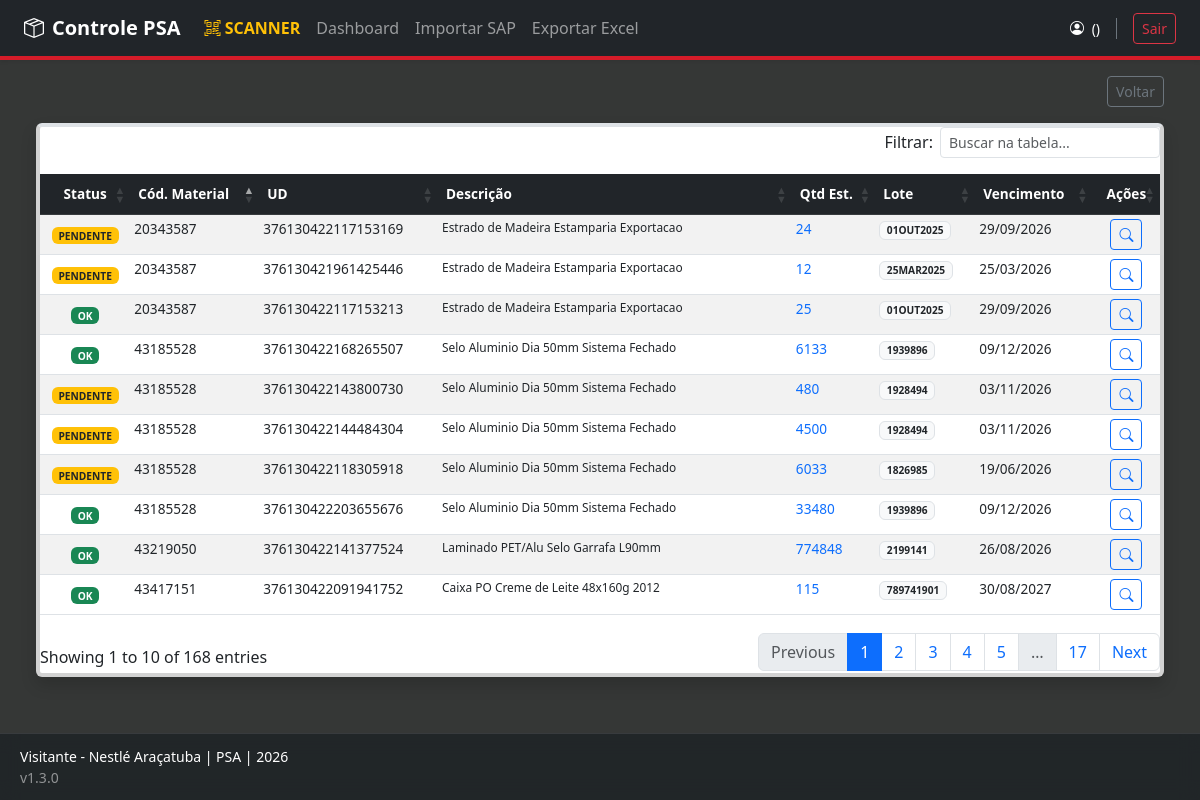
The app's page /reports/lista/encontrados with its own data.
### app/models/material.py (models this page shows)
class MaterialPSA(db.Model):
    __tablename__ = 'material_psa'
    id = db.Column(db.Integer, primary_key=True)
    unidade_deposito = db.Column(db.String(50), unique=True, nullable=False) # UD
    cod_material = db.Column(db.String(50), nullable=False)
    desc_material = db.Column(db.String(200))
    lote = db.Column(db.String(50))
    posicao_deposito = db.Column(db.String(50))
    tipo_deposito = db.Column(db.String(20)) # PSA, Depósito Fixo, etc.
    quantidade_estoque = db.Column(db.Float, default=0.0)
    unidade_medida = db.Column(db.String(10)) # PC, KG, UN
    data_vencimento = db.Column(db.Date)
    data_ultimo_mov = db.Column(db.Date)
    data_importacao = db.Column(db.DateTime, default=datetime.utcnow)
    conferido = db.Column(db.Boolean, default=False)
    data_conferencia = db.Column(db.DateTime)
    conferente_sap = db.Column(db.String(20)) # Removi a FK temporariamente para evitar erro se a tabela usuarios não existir
    possui_divergencia = db.Column(db.Boolean, default=False)
    observacao_conferente = db.Column(db.Text)
    def to_dict(self):
        return {
            "id": self.id,
            "ud": self.unidade_deposito,
            "material": self.cod_material,
            "descricao": self.desc_material,
            "lote": self.lote or "S/L",
            "posicao": self.posicao_deposito or "S/P",
            "tipdep": self.tipo_deposito,
            "qtd": f"{self.quantidade_estoque:.0f}",
            "unidade": self.unidade_medida,
            "vencimento": self.data_vencimento.strftime('%d/%m/%Y') if self.data_vencimento else "S/V",
            "ult_mov": self.data_ultimo_mov.strftime('%d/%m/%Y') if self.data_ultimo_mov else "---",
            "status": "CONFERIDO" if self.conferido else "PENDENTE",
            "alerta_risco": self.possui_divergencia,
            "observacao": self.observacao_conferente or ""
        }

### app/routes/reports.py (the view)
@bp.route('/lista/<tipo>')
def lista_materiais(tipo):
    data_filtro = request.args.get('data_filtro')
    if tipo == 'pendentes':
        query = MaterialPSA.query.filter_by(conferido=False)
    elif tipo == 'conferidos':
        query = MaterialPSA.query.filter_by(conferido=True)
    else:
        query = MaterialPSA.query
    if data_filtro and data_filtro != 'None':
        materiais = [m for m in query.all() if m.data_importacao.strftime('%d/%m/%Y') == data_filtro]
    else:
        materiais = query.all()
    return render_template('reports/lista.html', materiais=materiais, tipo=tipo, data_atual=data_filtro)

### run.py (called while the page is built, shortened)
@app.context_processor
def inject_global_metrics():
    if not current_user.is_authenticated or request.endpoint in ['login', 'registrar']:
        return {}

### app/templates/reports/lista.html (shortened to what this page needs)
{% extends "base.html" %}
{% block content %}
<div class="container-fluid">
    <div class="d-flex justify-content-between align-items-center mb-3 no-print">
        <div>
            <a href="{{ url_for('main.dashboard') }}" class="btn btn-sm btn-outline-secondary">Voltar</a>
        </div>
    </div>
    <div class="card shadow border-top border-4 border-{{ cor }}">
        <div class="card-body p-0">
            <div class="table-responsive" style="max-height: 70vh; overflow-y: auto;">
               <table class="table table-striped table-hover table-sm mb-0 text-nowrap tabela-dinamica">
                    <thead class="table-dark sticky-top">
                        <tr>
                            <th class="text-center">Status</th>
                            <th>Cód. Material</th>
                            <th>UD</th>
                            <th>Descrição</th>
                            <th>Qtd Est.</th>
                            <th>Lote</th>
                            <th>Vencimento</th>
                            <th class="text-center">Ações</th>
                        </tr>
                    </thead>
                    <tbody>
                        {% for m in materiais %}
                        <tr>
                            <td class="text-center align-middle">
                                {% if m.conferido %}
                                    <span class="badge bg-success">OK</span>
                                {% else %}
                                    <span class="badge bg-warning text-dark">PENDENTE</span>
                                {% endif %}
                            </td>
                            <td>{{ m.cod_material }}</td>
                            <td class="text-ud-font">{{ m.unidade_deposito }}</td>
                            <td class="small">{{ m.desc_material or m.cod_material }}</td>
                            <td class="text-primary text-ud-font">{{ m.quantidade_estoque|int }}</td>
                            <td><span class="badge bg-light text-dark border">{{ m.lote or 'S/L' }}</span></td>
                            <td class="{% if m.data_vencimento and m.data_vencimento < now.date() %}text-danger text-ud-font{% endif %}">
                                {{ m.data_vencimento.strftime('%d/%m/%Y') if m.data_vencimento else 'S/V' }}
                            </td>
                            <td class="text-center">
                                <button class="btn btn-outline-primary btn-sm" onclick='abrirDetalhes({{ m.to_dict() | tojson | safe }})'>
                                    <i class="bi bi-search"></i>
                                </button>
                            </td>
                        </tr>
                        {% endfor %}
                    </tbody>
                </table>
            </div>
        </div>
    </div>
</div>
{% endblock %}

### app/templates/base.html (style rules this page uses)
:root { --nestle-red: #D51C29; --nestle-blue: #0056b3; }
body { background-color: #353736; padding-bottom: 110px !important; font-family: 'Segoe UI', sans-serif; }
.tabela-dinamica { font-size: 0.85rem !important; }
.tabela-dinamica thead th { background-color: #212529 !important; color: #ffffff !important; font-weight: 600 !important; padding: 10px 8px !important; }

### records on screen
MaterialPSA: conferido "PENDENTE", cod_material "20343587", unidade_deposito "376130422117153169", desc_material "Estrado de Madeira Estamparia Exportacao", quantidade_estoque "24", lote "01OUT2025", data_vencimento "29/09/2026"
MaterialPSA: conferido "PENDENTE", cod_material "20343587", unidade_deposito "376130421961425446", desc_material "Estrado de Madeira Estamparia Exportacao", quantidade_estoque "12", lote "25MAR2025", data_vencimento "25/03/2026"
MaterialPSA: conferido "OK", cod_material "43219050", unidade_deposito "376130422141377524", desc_material "Laminado PET/Alu Selo Garrafa L90mm", quantidade_estoque "774848", lote "2199141", data_vencimento "26/08/2026"
MaterialPSA: conferido "OK", cod_material "43185528", unidade_deposito "376130422168265507", desc_material "Selo Aluminio Dia 50mm Sistema Fechado", quantidade_estoque "6133", lote "1939896", data_vencimento "09/12/2026"
MaterialPSA: conferido "PENDENTE", cod_material "43185528", unidade_deposito "376130422143800730", desc_material "Selo Aluminio Dia 50mm Sistema Fechado", quantidade_estoque "480", lote "1928494", data_vencimento "03/11/2026"
MaterialPSA: conferido "PENDENTE", cod_material "43185528", unidade_deposito "376130422144484304", desc_material "Selo Aluminio Dia 50mm Sistema Fechado", quantidade_estoque "4500", lote "1928494", data_vencimento "03/11/2026"
MaterialPSA: conferido "PENDENTE", cod_material "43185528", unidade_deposito "376130422118305918", desc_material "Selo Aluminio Dia 50mm Sistema Fechado", quantidade_estoque "6033", lote "1826985", data_vencimento "19/06/2026"
MaterialPSA: conferido "OK", cod_material "20343587", unidade_deposito "376130422117153213", desc_material "Estrado de Madeira Estamparia Exportacao", quantidade_estoque "25", lote "01OUT2025", data_vencimento "29/09/2026"
MaterialPSA: conferido "OK", cod_material "43185528", unidade_deposito "376130422203655676", desc_material "Selo Aluminio Dia 50mm Sistema Fechado", quantidade_estoque "33480", lote "1939896", data_vencimento "09/12/2026"
MaterialPSA: conferido "OK", cod_material "43417151", unidade_deposito "376130422091941752", desc_material "Caixa PO Creme de Leite 48x160g 2012", quantidade_estoque "115", lote "789741901", data_vencimento "30/08/2027"
